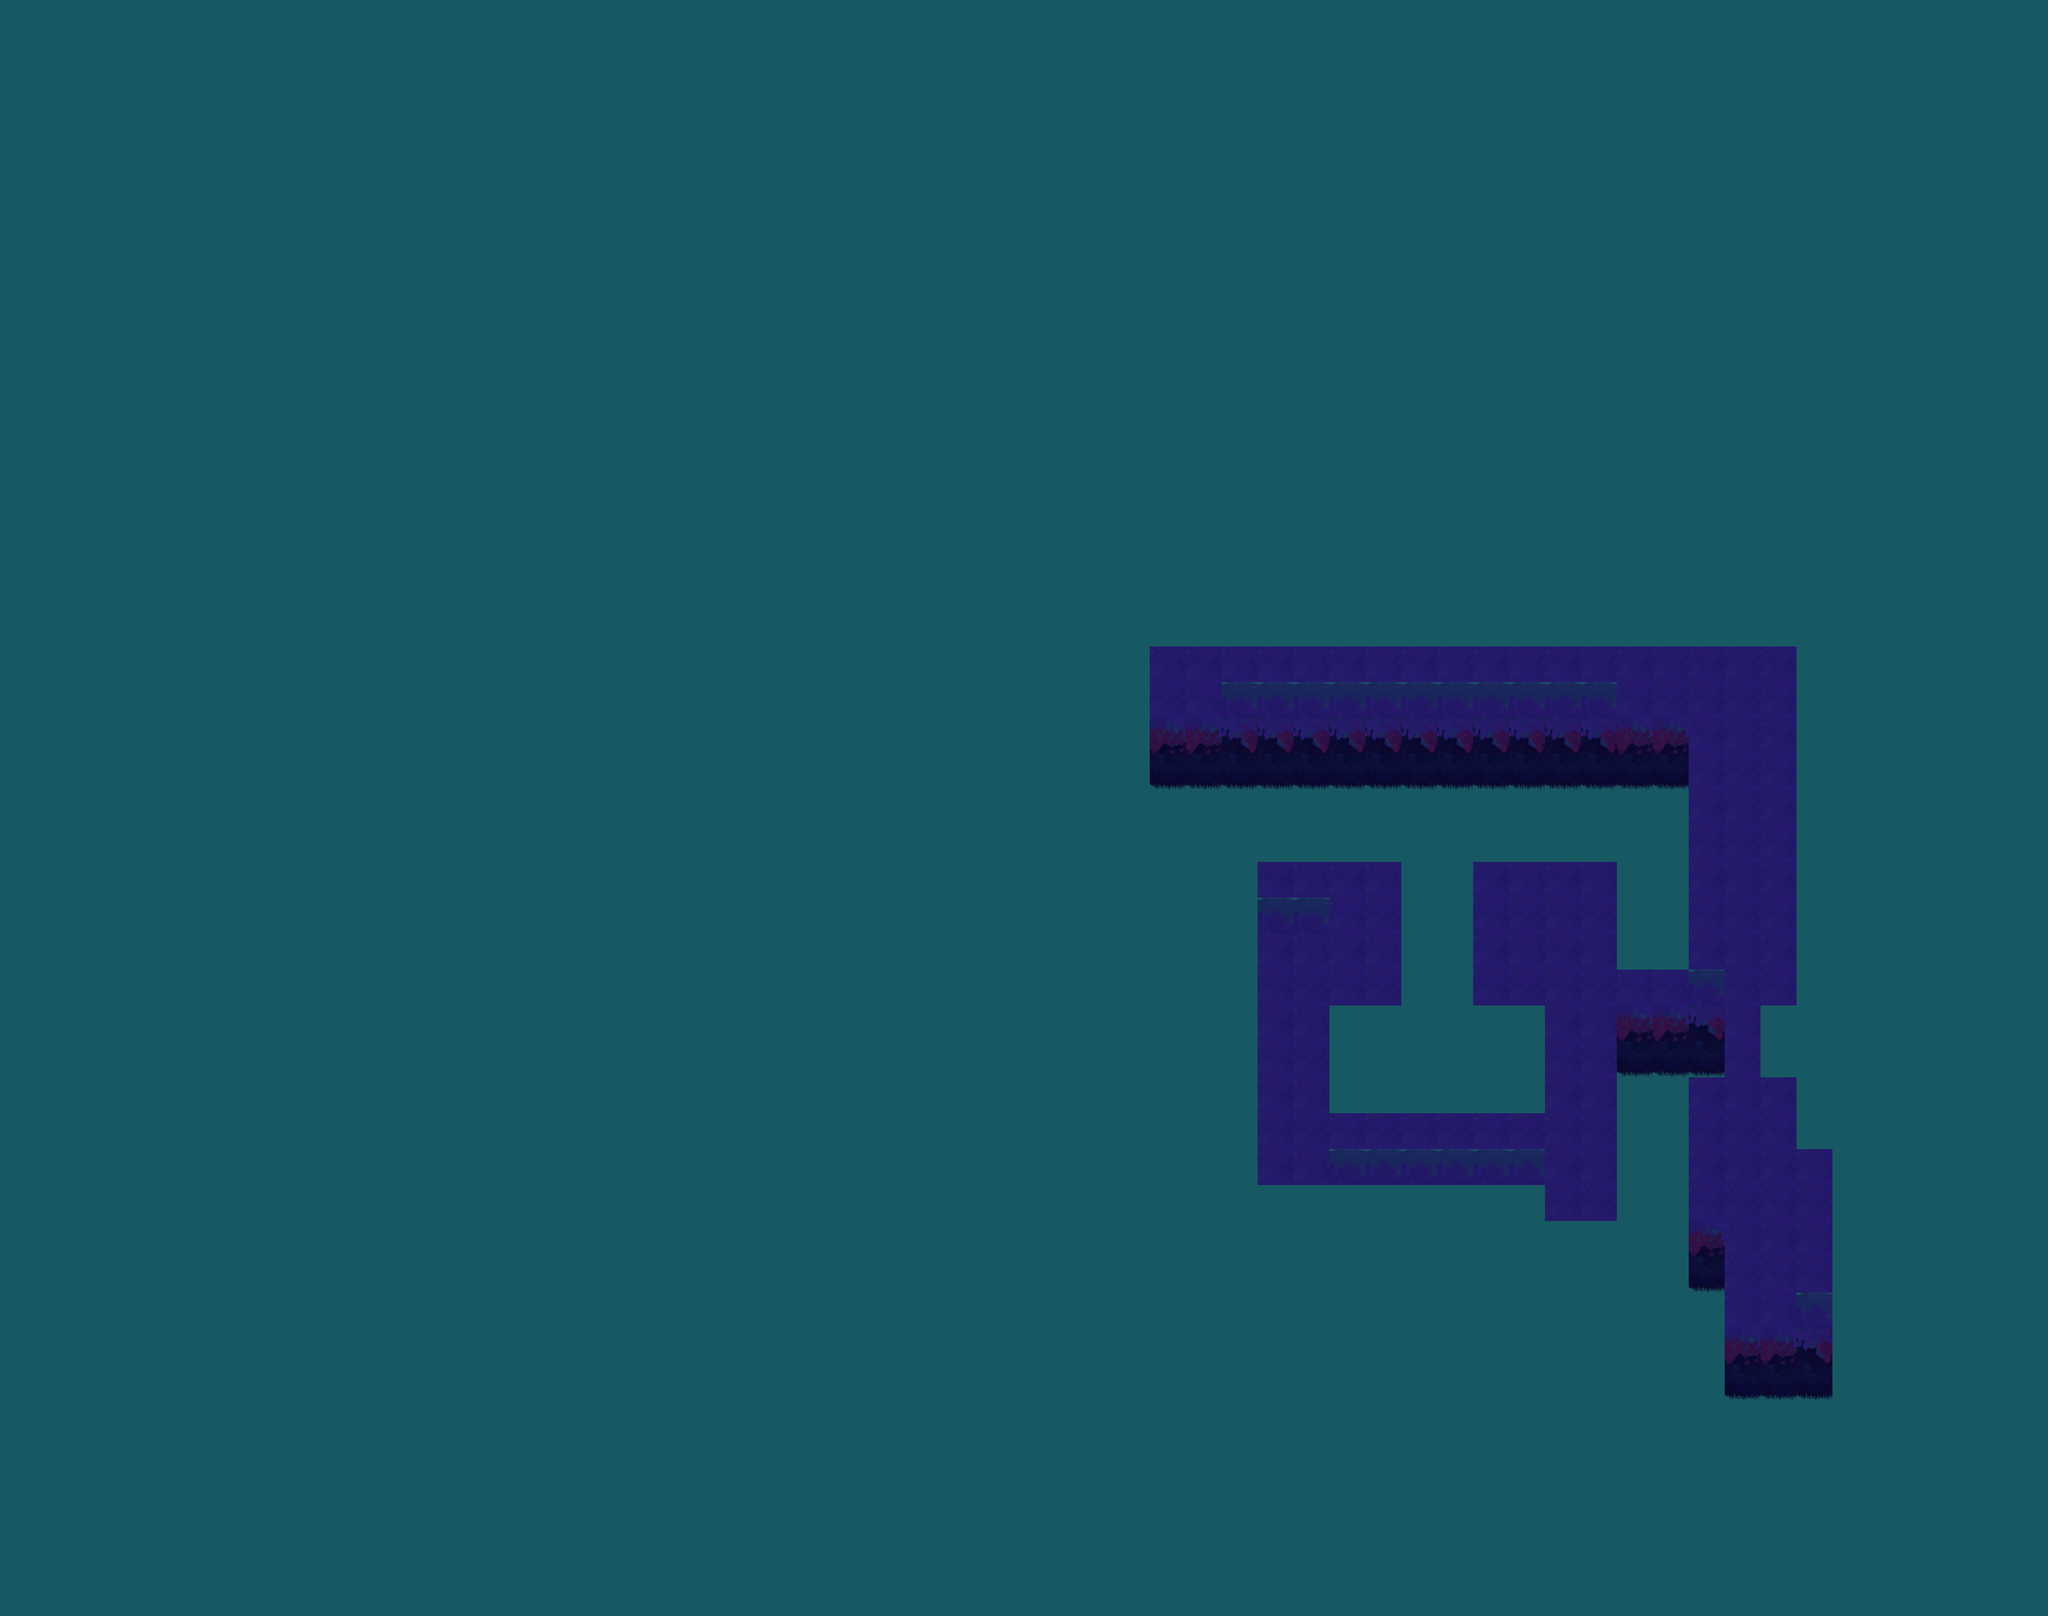

Rendered tile map (Tiled .tmx) drawn with the repository's tilesets; below, a short description and the map source with its tile grids summarised:
An orthogonal 57x45 tile map with 128x128 px tiles, 1 tile layer (ground), 5 tilesets and 20 objects (3x Guard, Camera, Exit, Cat, Octopus).

<map version="1.10" tiledversion="1.11.2" orientation="orthogonal" renderorder="right-down" width="57" height="45" tilewidth="128" tileheight="128" infinite="0" nextlayerid="5" nextobjectid="419">
 <tileset firstgid="1" source="../tilesets/path-1.tsx" />
 <tileset firstgid="211" source="../tilesets/path-2.tsx" />
 <tileset firstgid="421" source="../tilesets/walls-1.tsx" />
 <tileset firstgid="631" source="../tilesets/path-3.tsx" />
 <tileset firstgid="887" source="../tilesets/decorations.tsx" />
 <layer id="1" name="ground" width="57" height="45">
  <data>[2565 cells, 2565 non-empty, 6 distinct tile ids]</data>
 </layer>
 <objectgroup id="2" name="walls">
  <object id="345" x="4096" y="2304" width="2304" height="512" />
  <object id="346" x="5248" y="3072" width="512" height="512" />
  <object id="350" x="4480" y="3072" width="512" height="512" />
  <object id="351" x="4480" y="3584" width="256" height="640" />
  <object id="352" x="4736" y="3968" width="1024" height="256" />
  <object id="354" x="5504" y="3584" width="256" height="384" />
  <object id="358" x="6016" y="2816" width="384" height="768" />
  <object id="359" x="5760" y="3456" width="256" height="384" />
  <object id="360" x="6016" y="3584" width="256" height="256" />
 </objectgroup>
 <objectgroup id="3" name="objects">
  <object id="377" x="3856" y="3728">
   <point />
  </object>
  <object id="402" type="Guard" x="2600" y="4336">
   <properties>
    <property name="angle" type="float" value="270" />
    <property name="category" value="00100" />
    <property name="exclude" value="00100" />
    <property name="force" type="float" value="1.5" />
    <property name="fov" type="float" value="60" />
    <property name="maxSpeed" type="float" value="10" />
    <property name="path" type="object" value="403" />
    <property name="radius" type="float" value="0.5" />
    <property name="spriteRadius" type="float" value="1" />
    <property name="viewDistance" type="float" value="5" />
   </properties>
   <point />
  </object>
  <object id="403" x="2928" y="4336">
   <polyline points="-212.048,-19.58 491.313,-46.3633 506.422,508.929 -420.347,500.851" />
  </object>
  <object id="404" x="3432" y="4768">
   <polyline points="-31.6449,50.9088 -962.727,63.5717 -932.576,-474.435 -19.46,-469.145" />
  </object>
  <object id="405" type="Guard" x="3456.85" y="4559.15">
   <properties>
    <property name="angle" type="float" value="270" />
    <property name="category" value="00100" />
    <property name="exclude" value="00100" />
    <property name="force" type="float" value="1.5" />
    <property name="fov" type="float" value="60" />
    <property name="maxSpeed" type="float" value="10" />
    <property name="path" type="object" value="404" />
    <property name="radius" type="float" value="0.5" />
    <property name="spriteRadius" type="float" value="1" />
    <property name="viewDistance" type="float" value="5" />
   </properties>
   <point />
  </object>
  <object id="410" type="Camera" x="3368" y="4597">
   <properties>
    <property name="alarmDistance" type="float" value="5" />
    <property name="angle" type="float" value="320" />
    <property name="category" value="01000" />
    <property name="disabledTime" type="float" value="5" />
    <property name="exclude" value="00000" />
    <property name="fov" type="float" value="60" />
    <property name="radius" type="float" value="0.2" />
    <property name="spriteRadius" type="float" value="0.6" />
    <property name="viewDistance" type="float" value="5" />
   </properties>
   <point />
  </object>
  <object id="413" x="816.67" y="3900">
   <polyline points="-90.9655,35.8799 271.796,26.5534" />
  </object>
  <object id="414" type="Exit" x="4104" y="3000">
   <properties>
    <property name="category" value="10000" />
    <property name="exclude" value="00000" />
    <property name="size" type="float" value="1.25" />
   </properties>
   <point />
  </object>
  <object id="415" type="Guard" x="2976" y="3336">
   <properties>
    <property name="angle" type="float" value="270" />
    <property name="category" value="00100" />
    <property name="exclude" value="00100" />
    <property name="force" type="float" value="1.5" />
    <property name="fov" type="float" value="60" />
    <property name="maxSpeed" type="float" value="10" />
    <property name="path" type="object" value="413" />
    <property name="radius" type="float" value="0.5" />
    <property name="spriteRadius" type="float" value="1" />
    <property name="viewDistance" type="float" value="5" />
   </properties>
   <point />
  </object>
  <object id="416" type="Cat" x="5848" y="3328">
   <properties>
    <property name="abilityCooldown" type="float" value="5" />
    <property name="abilityRange" type="float" value="7" />
    <property name="category" value="00010" />
    <property name="exclude" value="00010" />
    <property name="force" type="float" value="9" />
    <property name="maxSpeed" type="float" value="10" />
    <property name="meowExpandSpeed" type="float" value="10" />
    <property name="radius" type="float" value="0.6" />
    <property name="spriteRadius" type="float" value="0.6" />
   </properties>
   <point />
  </object>
  <object id="418" type="Octopus" x="5120" y="3784">
   <properties>
    <property name="abilityRange" type="float" value="3.5" />
    <property name="category" value="00010" />
    <property name="exclude" value="00010" />
    <property name="force" type="float" value="1" />
    <property name="inkCapacity" type="float" value="100" />
    <property name="inkRegen" type="float" value="25" />
    <property name="inkUsage" type="float" value="25" />
    <property name="maxSpeed" type="float" value="5" />
    <property name="radius" type="float" value="0.4" />
    <property name="spriteRadius" type="float" value="0.6" />
   </properties>
   <point />
  </object>
 </objectgroup>
</map>
